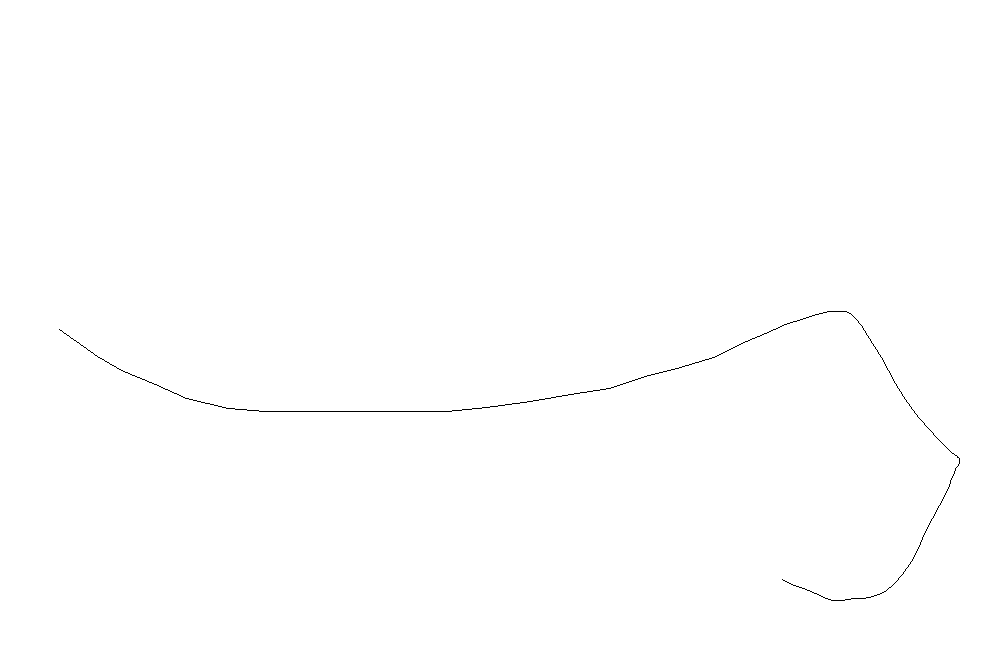
#> input picture Proyecto/Imgs/Test copy 2.tiff, 989 x 661 px; its folder holds 2 pictures in this run
$ python ProcesadorImagenes.py Proyecto/Imgs 'Proyecto/Imgs/Test copy 3.tiff' 'Proyecto/Imgs/Test copy 3.tiff'
#> lines starting #> are read from the running program, lines starting #| are printed output that depends on the picture; after the words box and inside, x2 and y2 are one past the last pixel; in counts of white or black regions, pixels touching at a corner belong together
import sys
import PIL
import os
from os import path
from PIL import Image

# Recibe los siguientes argumentos de linea de comandos
# Formato de inputs
# 1 orig_folder   ->  Path del directorio/carpeta con las imágenes, ojo solo puede haber imágenes
# 2 target_dir    ->  Path del directorio/carpeta destino
# 3 format        ->  Formato de la imagen ("jpg","png",(...))


def iterate_folder(orig_folder, target_dir, format):
    for filename in os.listdir(orig_folder):
        process_images(orig_folder, filename, target_dir, format)


# Procesamiento de imágenes
def process_images(orig_folder, filename, target_dir, myformat):
#> called with orig_folder = 'Proyecto/Imgs', filename = 'Test copy 2.tiff', target_dir = 'Proyecto/Imgs/Test copy 3.tiff', myformat = 'Proyecto/Imgs/Test copy 3.tiff'
    with Image.open(os.path.join(orig_folder, filename)) as f:
#> f is the input picture: PIL image 989x661 RGB; 99.8% white; black in thin lines or dots, all inside (x1, y1, x2, y2) = (59, 311, 960, 601)
        f_noformat, format = os.path.splitext(filename)
        destiny_joined = os.path.join(target_dir, (f_noformat + myformat))
        f = f.rotate(270)
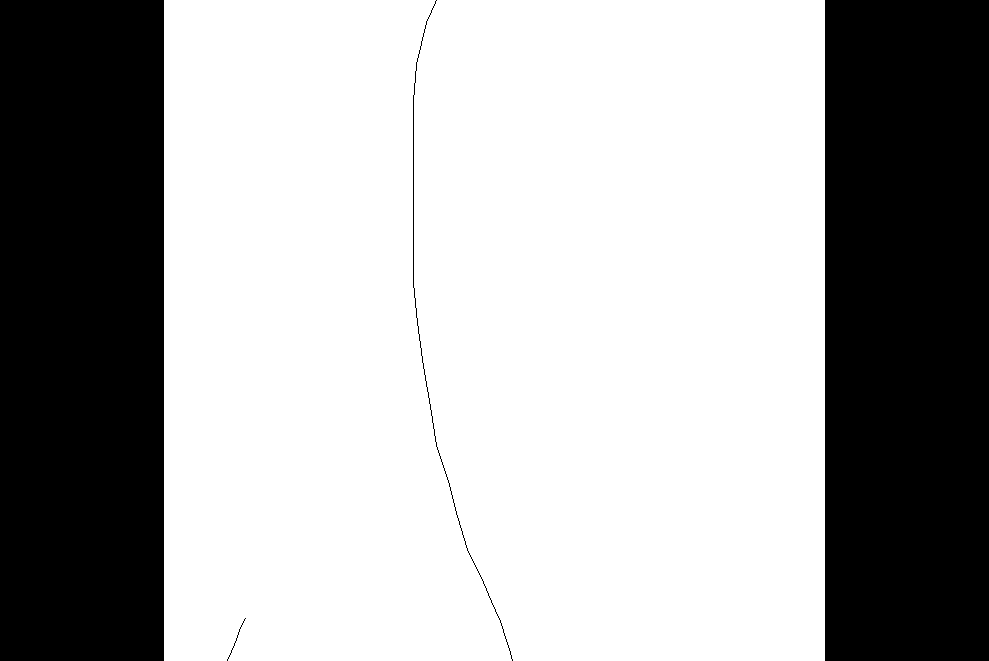
#> f: PIL image 989x661 RGB; 66.7% white; 4 black regions, box (x1, y1, x2, y2) and area: (0, 0, 164, 661) 108404, (825, 0, 989, 661) 108404, (413, 0, 513, 661) 661, (227, 618, 246, 661) 43
        f.thumbnail((128, 128))
#> f: PIL image 128x86 RGB
        if f.mode != 'RGB':
            f = f.convert('RGB')
        f.save(destiny_joined)


# --------- Ejemplo de uso ---------
# iterate_folder("J:/DAM/Codigo/Python/OFolder", J:/DAM/Codigo/Python/folder1", ".png")


iterate_folder(str(sys.argv[1]), str(sys.argv[2]), str(sys.argv[3]))
